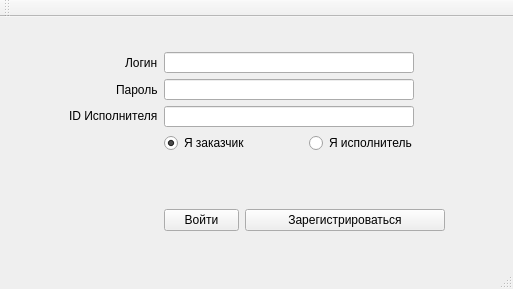
<?xml version="1.0" encoding="UTF-8"?>
<ui version="4.0">
 <class>MainWindow</class>
 <widget class="QMainWindow" name="MainWindow">
  <property name="geometry">
   <rect>
    <x>0</x>
    <y>0</y>
    <width>513</width>
    <height>289</height>
   </rect>
  </property>
  <property name="sizePolicy">
   <sizepolicy hsizetype="Fixed" vsizetype="Preferred">
    <horstretch>0</horstretch>
    <verstretch>0</verstretch>
   </sizepolicy>
  </property>
  <property name="windowTitle">
   <string>MainWindow</string>
  </property>
  <property name="layoutDirection">
   <enum>Qt::LeftToRight</enum>
  </property>
  <widget class="QWidget" name="centralWidget">
   <layout class="QGridLayout" name="gridLayout_2">
    <item row="2" column="1">
     <spacer name="verticalSpacer_2">
      <property name="orientation">
       <enum>Qt::Vertical</enum>
      </property>
      <property name="sizeHint" stdset="0">
       <size>
        <width>20</width>
        <height>40</height>
       </size>
      </property>
     </spacer>
    </item>
    <item row="1" column="1">
     <layout class="QGridLayout" name="gridLayout">
      <item row="3" column="2" alignment="Qt::AlignRight|Qt::AlignVCenter">
       <widget class="QLabel" name="label_3">
        <property name="text">
         <string>ID Исполнителя</string>
        </property>
       </widget>
      </item>
      <item row="0" column="3" alignment="Qt::AlignLeft">
       <widget class="QLineEdit" name="lineEdit">
        <property name="minimumSize">
         <size>
          <width>250</width>
          <height>21</height>
         </size>
        </property>
        <property name="maximumSize">
         <size>
          <width>350</width>
          <height>21</height>
         </size>
        </property>
       </widget>
      </item>
      <item row="2" column="3" alignment="Qt::AlignLeft">
       <widget class="QLineEdit" name="lineEdit_2">
        <property name="minimumSize">
         <size>
          <width>250</width>
          <height>21</height>
         </size>
        </property>
        <property name="maximumSize">
         <size>
          <width>350</width>
          <height>21</height>
         </size>
        </property>
       </widget>
      </item>
      <item row="0" column="2" alignment="Qt::AlignRight">
       <widget class="QLabel" name="label">
        <property name="text">
         <string>Логин</string>
        </property>
       </widget>
      </item>
      <item row="2" column="2" alignment="Qt::AlignRight">
       <widget class="QLabel" name="label_2">
        <property name="text">
         <string>Пароль</string>
        </property>
       </widget>
      </item>
      <item row="4" column="3">
       <layout class="QHBoxLayout" name="horizontalLayout_3">
        <property name="spacing">
         <number>8</number>
        </property>
        <property name="leftMargin">
         <number>0</number>
        </property>
        <property name="topMargin">
         <number>0</number>
        </property>
        <property name="rightMargin">
         <number>0</number>
        </property>
        <property name="bottomMargin">
         <number>50</number>
        </property>
        <item>
         <widget class="QRadioButton" name="radioButton">
          <property name="text">
           <string>Я заказчик</string>
          </property>
          <property name="checked">
           <bool>true</bool>
          </property>
         </widget>
        </item>
        <item>
         <widget class="QRadioButton" name="radioButton_2">
          <property name="text">
           <string>Я исполнитель</string>
          </property>
         </widget>
        </item>
       </layout>
      </item>
      <item row="3" column="3" alignment="Qt::AlignLeft">
       <widget class="QLineEdit" name="lineEdit_3">
        <property name="minimumSize">
         <size>
          <width>250</width>
          <height>21</height>
         </size>
        </property>
        <property name="maximumSize">
         <size>
          <width>250</width>
          <height>21</height>
         </size>
        </property>
       </widget>
      </item>
      <item row="5" column="3">
       <layout class="QHBoxLayout" name="horizontalLayout_2">
        <property name="bottomMargin">
         <number>0</number>
        </property>
        <item alignment="Qt::AlignRight|Qt::AlignTop">
         <widget class="QPushButton" name="pushButton_2">
          <property name="minimumSize">
           <size>
            <width>75</width>
            <height>21</height>
           </size>
          </property>
          <property name="maximumSize">
           <size>
            <width>75</width>
            <height>25</height>
           </size>
          </property>
          <property name="text">
           <string>Войти</string>
          </property>
         </widget>
        </item>
        <item alignment="Qt::AlignLeft|Qt::AlignTop">
         <widget class="QPushButton" name="pushButton">
          <property name="minimumSize">
           <size>
            <width>200</width>
            <height>0</height>
           </size>
          </property>
          <property name="maximumSize">
           <size>
            <width>200</width>
            <height>25</height>
           </size>
          </property>
          <property name="text">
           <string>Зарегистрироваться</string>
          </property>
         </widget>
        </item>
       </layout>
      </item>
      <item row="4" column="2" alignment="Qt::AlignRight|Qt::AlignTop">
       <widget class="QLabel" name="label_4">
        <property name="minimumSize">
         <size>
          <width>20</width>
          <height>20</height>
         </size>
        </property>
        <property name="text">
         <string/>
        </property>
       </widget>
      </item>
     </layout>
    </item>
    <item row="1" column="0">
     <spacer name="horizontalSpacer_2">
      <property name="orientation">
       <enum>Qt::Horizontal</enum>
      </property>
      <property name="sizeHint" stdset="0">
       <size>
        <width>40</width>
        <height>20</height>
       </size>
      </property>
     </spacer>
    </item>
    <item row="0" column="1">
     <spacer name="verticalSpacer">
      <property name="orientation">
       <enum>Qt::Vertical</enum>
      </property>
      <property name="sizeHint" stdset="0">
       <size>
        <width>20</width>
        <height>40</height>
       </size>
      </property>
     </spacer>
    </item>
    <item row="1" column="2">
     <spacer name="horizontalSpacer">
      <property name="orientation">
       <enum>Qt::Horizontal</enum>
      </property>
      <property name="sizeHint" stdset="0">
       <size>
        <width>40</width>
        <height>20</height>
       </size>
      </property>
     </spacer>
    </item>
   </layout>
  </widget>
  <widget class="QToolBar" name="mainToolBar">
   <attribute name="toolBarArea">
    <enum>TopToolBarArea</enum>
   </attribute>
   <attribute name="toolBarBreak">
    <bool>false</bool>
   </attribute>
  </widget>
  <widget class="QStatusBar" name="statusBar"/>
 </widget>
 <layoutdefault spacing="6" margin="11"/>
 <resources/>
 <connections/>
</ui>
